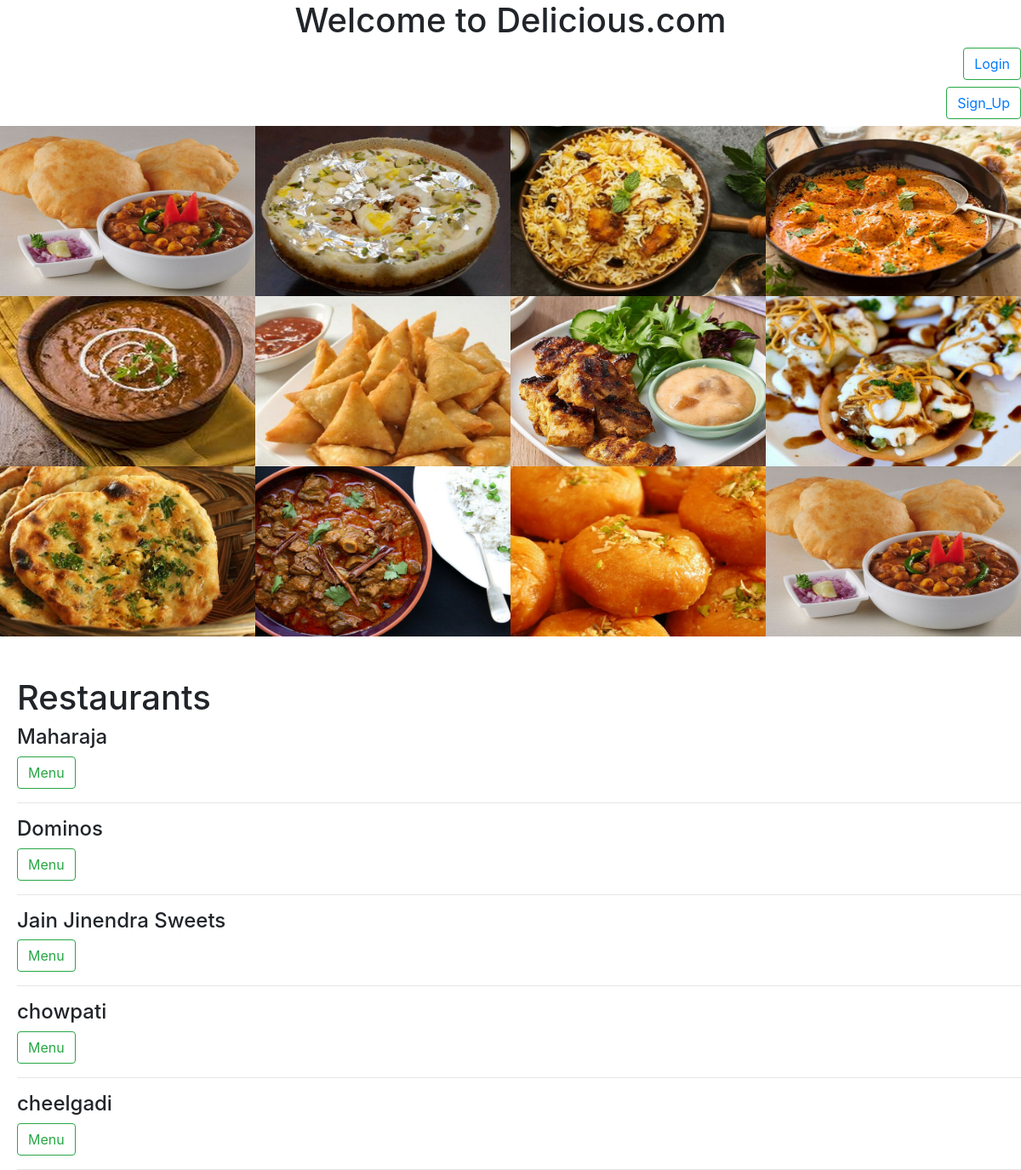
/cart_order/ (signed in), run on the app's committed database.
### restaurant/models.py (models this page shows, shortened)
class Resturant(models.Model):
  owner=ForeignKey(Owner,on_delete = models.CASCADE)
  name=models.CharField(max_length=20)
  address=models.CharField(max_length=200)
  latitude=models.FloatField()
  longitude=models.FloatField()
  opening_time=models.TimeField()
  closing_time=models.TimeField()
  bill_limit=models.IntegerField()

### customer/views.py (the view)
# urls.py: path('cart_order/',views.cart_order,name="cart_order"),
def cart_order(request):
	order_id=request.session.get("order_id")
	print("order_id",order_id)
	Order.objects.filter(id=order_id).update(complete=True)
	cust_id=request.session.get("cust_id")
	customer = Customer.objects.get(id=cust_id)
	restaurant = Resturant.objects.all()
	data=serializers.serialize("json",restaurant)
	data = dumps(data)
	return render(request,'home.html',{'restaurant' : restaurant,'customer' : customer,'data':data})

### customer/templates/home.html (shortened to what this page needs)
{% extends 'main.html' %}
{% load static %}
{% block content %}
	<section id="home">
		<h1 align="center" class="h-primary">Welcome to Delicious.com</h1>
		{% if customer.is_login %}
			<h3 align="right">{{customer}}</h3><br>
			<div align="right"><form action="{% url 'customer_logout' %}" method="post">
			{% csrf_token %}
			<button value={{customer.id}} name = 'try' class="btn btn-outline-success add-btn" data-action="add" type="submit">Logout</button>
		</form> </div>
		{% else%}
			<h3 align="right"><button class="btn btn-outline-success add-btn"><a href="{% url 'customer_login' %}">Login</a></button></h3>
			<h3 align="right"><button class="btn btn-outline-success add-btn"><a href="{% url 'customer_signup' %}">Sign_Up</a></button></h3>
		{% endif %}
		<img src="{% static 'bg1.jpg' %}" height = "600px" top = "0px" left = "0px" width = "100%">
    </section>
		<br><br>
		<div style="margin-left: 20px;">
			<h1>Restaurants</h1>
			{% for restaur in restaurant %}
					<div id="{{restaur.id}}" >
						<h4>{{restaur.name}}</h4>
						<form action="{% url 'menu' %}" method="post">
							<button value={{restaur.id}} name = 'try' class="btn btn-outline-success add-btn" data-action="add" type="submit">Menu</button>
						</form>
						<hr>
					</div>
			{% endfor %}
		</div>
{% endblock content %}

### accounts/templates/main.html (style rules this page uses)
body, html { margin: 0; padding: 0; height: 100%; background: white; }

### data on the page
Resturant: name "Maharaja", {{ restaur.id }} 1 (drawn)
Resturant: name "Dominos", {{ restaur.id }} 2 (drawn)
Resturant: name "Jain Jinendra Sweets", {{ restaur.id }} 3 (drawn)
Resturant: name "chowpati", {{ restaur.id }} 4 (drawn)
Resturant: name "cheelgadi", {{ restaur.id }} 5 (drawn)
